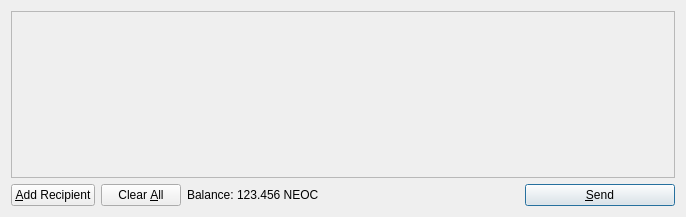
<?xml version="1.0" encoding="UTF-8"?>
<ui version="4.0">
 <class>SendCoinsDialog</class>
 <widget class="QDialog" name="SendCoinsDialog">
  <property name="geometry">
   <rect>
    <x>0</x>
    <y>0</y>
    <width>686</width>
    <height>217</height>
   </rect>
  </property>
  <property name="windowTitle">
   <string>Send Coins</string>
  </property>
  <layout class="QVBoxLayout" name="verticalLayout">
   <item>
    <widget class="QScrollArea" name="scrollArea">
     <property name="widgetResizable">
      <bool>true</bool>
     </property>
     <widget class="QWidget" name="scrollAreaWidgetContents">
      <property name="geometry">
       <rect>
        <x>0</x>
        <y>0</y>
        <width>666</width>
        <height>165</height>
       </rect>
      </property>
      <layout class="QVBoxLayout" name="verticalLayout_2">
       <property name="margin">
        <number>0</number>
       </property>
       <item>
        <layout class="QVBoxLayout" name="entries">
         <property name="spacing">
          <number>6</number>
         </property>
        </layout>
       </item>
       <item>
        <spacer name="verticalSpacer">
         <property name="orientation">
          <enum>Qt::Vertical</enum>
         </property>
         <property name="sizeHint" stdset="0">
          <size>
           <width>20</width>
           <height>40</height>
          </size>
         </property>
        </spacer>
       </item>
      </layout>
     </widget>
    </widget>
   </item>
   <item>
    <layout class="QHBoxLayout" name="horizontalLayout">
     <item>
      <widget class="QPushButton" name="addButton">
       <property name="toolTip">
        <string>Send to multiple recipients at once</string>
       </property>
       <property name="text">
        <string>&amp;Add Recipient</string>
       </property>
       <property name="icon">
        <iconset resource="../bitcoin.qrc">
         <normaloff>:/icons/add</normaloff>:/icons/add</iconset>
       </property>
       <property name="autoDefault">
        <bool>false</bool>
       </property>
      </widget>
     </item>
     <item>
      <widget class="QPushButton" name="clearButton">
       <property name="sizePolicy">
        <sizepolicy hsizetype="Minimum" vsizetype="Fixed">
         <horstretch>0</horstretch>
         <verstretch>0</verstretch>
        </sizepolicy>
       </property>
       <property name="toolTip">
        <string>Remove all transaction fields</string>
       </property>
       <property name="text">
        <string>Clear &amp;All</string>
       </property>
       <property name="icon">
        <iconset resource="../bitcoin.qrc">
         <normaloff>:/icons/remove</normaloff>:/icons/remove</iconset>
       </property>
       <property name="autoRepeatDelay">
        <number>300</number>
       </property>
       <property name="autoDefault">
        <bool>false</bool>
       </property>
      </widget>
     </item>
     <item>
      <layout class="QHBoxLayout" name="horizontalLayout_2">
       <property name="spacing">
        <number>3</number>
       </property>
       <item>
        <widget class="QLabel" name="label">
         <property name="text">
          <string>Balance:</string>
         </property>
        </widget>
       </item>
       <item>
        <widget class="QLabel" name="labelBalance">
         <property name="cursor">
          <cursorShape>IBeamCursor</cursorShape>
         </property>
         <property name="text">
          <string>123.456 NEOC</string>
         </property>
         <property name="textInteractionFlags">
          <set>Qt::LinksAccessibleByMouse|Qt::TextSelectableByKeyboard|Qt::TextSelectableByMouse</set>
         </property>
        </widget>
       </item>
      </layout>
     </item>
     <item>
      <spacer name="horizontalSpacer">
       <property name="orientation">
        <enum>Qt::Horizontal</enum>
       </property>
       <property name="sizeHint" stdset="0">
        <size>
         <width>40</width>
         <height>20</height>
        </size>
       </property>
      </spacer>
     </item>
     <item>
      <widget class="QPushButton" name="sendButton">
       <property name="minimumSize">
        <size>
         <width>150</width>
         <height>0</height>
        </size>
       </property>
       <property name="toolTip">
        <string>Confirm the send action</string>
       </property>
       <property name="text">
        <string>&amp;Send</string>
       </property>
       <property name="icon">
        <iconset resource="../bitcoin.qrc">
         <normaloff>:/icons/send</normaloff>:/icons/send</iconset>
       </property>
       <property name="default">
        <bool>true</bool>
       </property>
      </widget>
     </item>
    </layout>
   </item>
  </layout>
 </widget>
 <resources>
  <include location="../bitcoin.qrc"/>
 </resources>
 <connections/>
</ui>
